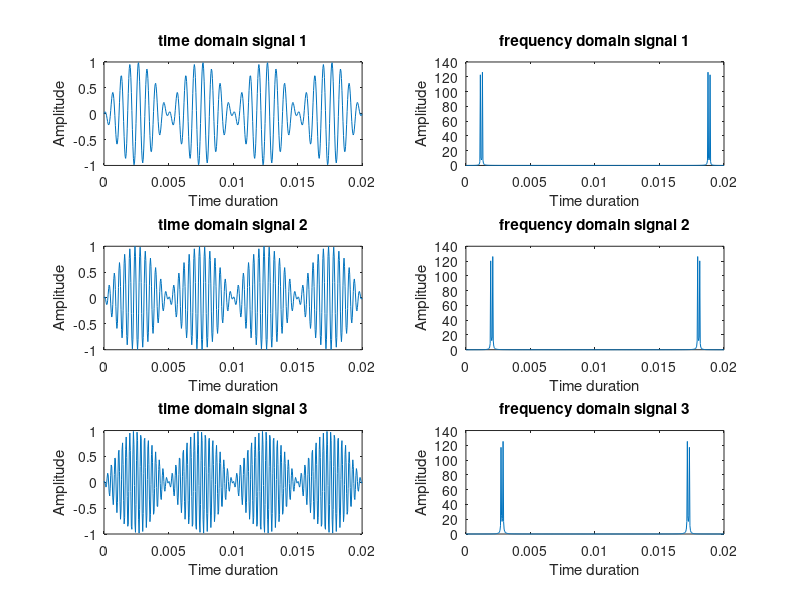
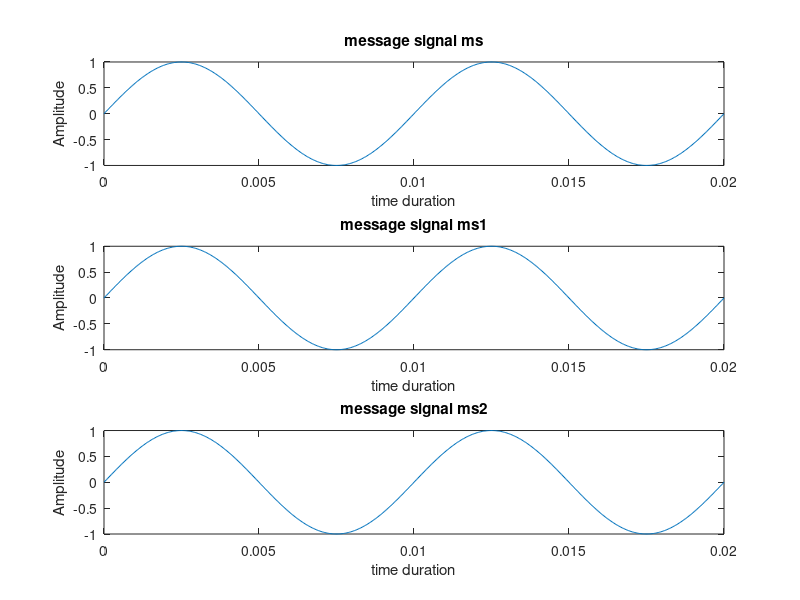
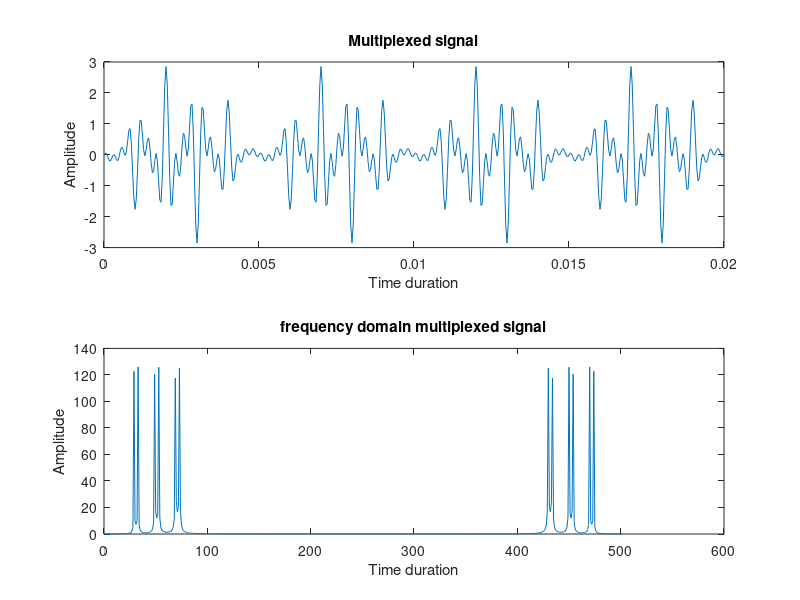
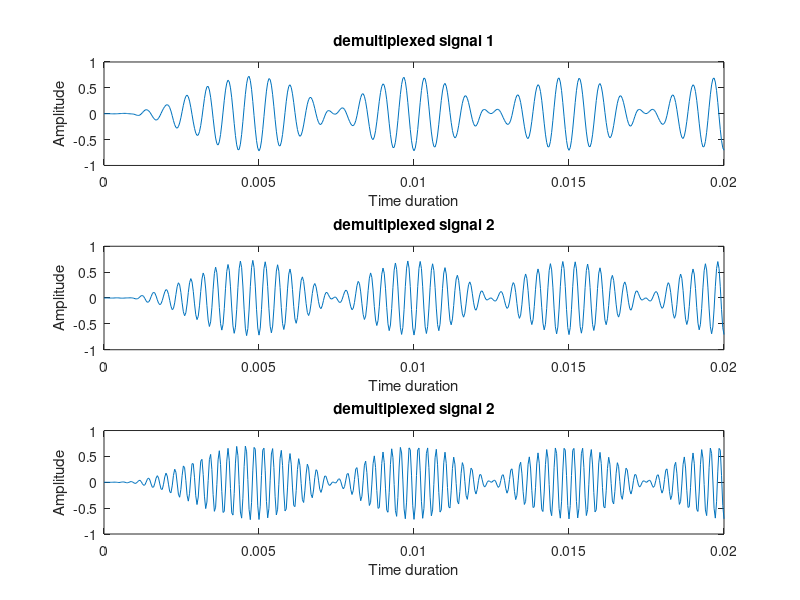

Source code (MATLAB) for these figures, in order:
%%Frequency Division Multiplexing of 3 signals
clc;
clear;
pkg load signal;
Frame=25e3;
fs=(25e3)/2;
T=0.02;
t=0:1/Frame:T;
%%signal 1
fc=1500;
cs=cos(2*pi*fc*t);
ms=sin(2*pi*100*t);
ts= cs.*ms;
subplot(3,2,1)
plot(t,ts);
title('time domain signal 1');
xlabel('Time duration');
ylabel('Amplitude');
xfft= abs(fft(ts));
subplot(3,2,2)
plot(t,xfft);
title('frequency domain signal 1');
xlabel('Time duration');
ylabel('Amplitude');
%%signal 2
fc1=2500;
cs1=cos(2*pi*fc1*t);
ms1=sin(2*pi*100*t);
ts1= cs1.*ms1;
subplot(3,2,3)
plot(t,ts1);
title('time domain signal 2');
xlabel('Time duration');
ylabel('Amplitude');
xfft1= abs(fft(ts1));
subplot(3,2,4)
plot(t,xfft1);
title('frequency domain signal 2');
xlabel('Time duration');
ylabel('Amplitude');
%%signal 3
fc2=3500;
cs2=cos(2*pi*fc2*t);
ms2=sin(2*pi*100*t);
ts2= cs2.*ms2;
subplot(3,2,5)
plot(t,ts2);
title('time domain signal 3');
xlabel('Time duration');
ylabel('Amplitude');
xfft2= abs(fft(ts2));
subplot(3,2,6)
plot(t,xfft2);
title('frequency domain signal 3');
xlabel('Time duration');
ylabel('Amplitude');
%%Original Message Signal
figure;
subplot(3,1,1)
plot(t,ms);
title('message signal ms');
xlabel('time duration');
ylabel('Amplitude');
subplot(3,1,2)
plot(t,ms1);
title('message signal ms1');
xlabel('time duration');
ylabel('Amplitude');
subplot(3,1,3)
plot(t,ms2);
title('message signal ms2');
xlabel('time duration');
ylabel('Amplitude');
%%Multiplexed signal
figure;
tfdm= ts+ts1+ts2;
subplot(2,1,1)
plot(t,tfdm);
title('Multiplexed signal');
xlabel('Time duration');
ylabel('Amplitude');
tfdm_fft =abs(fft(tfdm));
subplot(2,1,2)
plot(tfdm_fft);
title('frequency domain multiplexed signal');
xlabel('Time duration');
ylabel('Amplitude');
%%passing the multiplexed single through Band pass filter
figure;
[a,b]= butter(2,[1400/fs,1600/fs],'bandpass');
y1= filter(a,b,tfdm);
subplot(3,1,1)
plot(t,y1);
title("demultiplexed signal 1");
xlabel("Time duration");
ylabel("Amplitude");
[a1,b1]= butter(2,[2400/fs,2600/fs],'bandpass');
y2= filter(a1,b1,tfdm);
subplot(3,1,2)
plot(t,y2);
title("demultiplexed signal 2");
xlabel("Time duration");
ylabel("Amplitude");
[a2,b2]= butter(2,[3400/fs,3600/fs],'bandpass');
y3= filter(a2,b2,tfdm);
subplot(3,1,3)
plot(t,y3);
title("demultiplexed signal 2");
xlabel("Time duration");
ylabel("Amplitude");